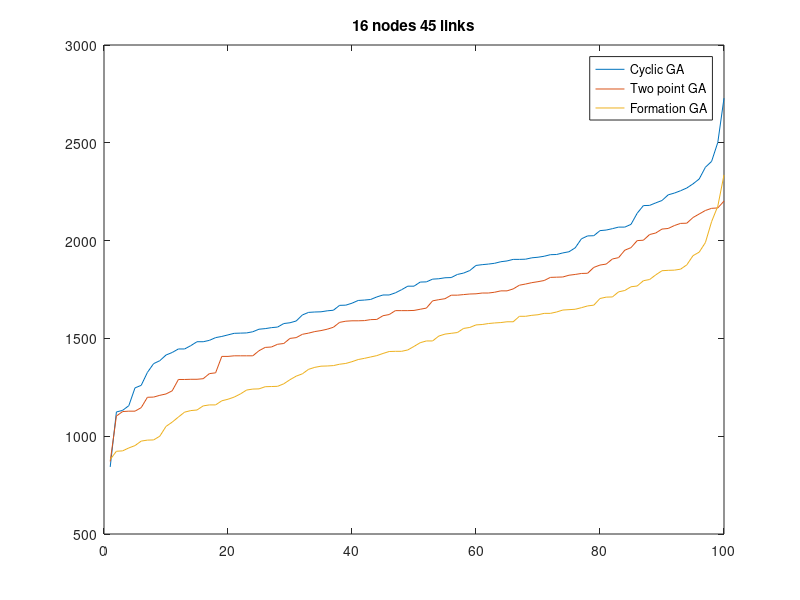

This chart was generated by the following MATLAB code:
clc
clear all
close all

one = [1767        1510        1963        2269        2179        2069        1555        1669        2061        1526        2054        1326        1896        2728        1904        1722        2051        1904        2255        1132        1547        1811        2024        1620        1722        2405        1943        1912        2243        2009        2205        1483        1528        1805        1694        1518        2290        1247        1699        1920        1446        1371        1633        1446        1789        1527        2025        2502        1873         843        1490        1576        1680        1905        2180        1670        1929        1827        1644        1937        1483        1834        2375        1463        1696        1767        2069        1788        1156        1415        1550        1749        1260        1641        2193        1915        1884        1558        1810        1892        1428        1124        1580        1733        1847        1534        1635        2315        1880        1386        2140        1504        1803        1589        1636        2234        1712        1928        2083        1877];
two = [1500        1655        1590        1642        1796        1474        1437        1596        2000        2136        1128        2039        1832        1643        1778        1692        1727        1823        1875        1913        1557        1880        1146        1320        1863        1753        1126        2077        1290        2062        1732        1540        2059        1642        1408        1736        2165        1721        1772        1591        1698        1590        1814        1411        1732        1724        1728        1294        1813        1216        1324        1597        1411        1785        1622        1290        1790        2002        1291        1454        1951        1703        1408        2202        1743        2089        1616        2118        1964        1103        1527        1128        1411        1209         871        1588        1535        1504        1649        1521        2167        2088        1456        1833        2154        1470        1199        1200        1411        1743        1642        2031        1827        1721        1232        1547        1291        1812        1582        1906];
three = [1571        1522        1242        1801        1846        1368         975        2176        1253        1412        1712        1941        1923        1236        1134        1628        1392        1613        1825         925        1268        1645        1050        1098        1876        1342        1649        1704        1160        1372        1711        1621        1487        1618        1352         952        1123        1155        1990        1398        1745        1551        1478        1628        1358         981        1764        1200         980        1160        1359         923        1585        1579        1487        2336        1585        1433        1181        1848        1434         940        1526        1581        1361        1613        1405        1512         881        1670        1254        1459        1307        1556        1000        1530        1635        1854        1289        1241        1738        1216        1441        1576        1434        1657        1423        1569        1666        2097        1189        1381        1647        1131        1072        1319        1255        1849        1795        1768];

% one = 1.0e+04 * [    1.9857    1.8430    2.0966    1.3526    2.1612    2.0706    1.0396    1.9552    2.4871    1.8703    1.5418    2.0927    1.7292    1.7322    2.4978    2.0536    1.9908    2.0199    1.6900    1.4628    1.6481    1.9159    1.5705    2.0505    2.7119    1.3208    1.5628    1.5068    2.6866    1.0292    2.6734    2.5849    1.4164    1.8481    2.0423    2.3272    2.1788    2.1493    2.1045    2.5211    1.6520    1.7393    1.9207    1.0159    2.1069    1.9104    2.0235    1.9630    1.1326    1.7461    1.9427    1.5385    2.6982    2.0174    2.1956    2.1203    1.9409    2.9495    1.3268    1.5080    2.6117    2.0610    1.5829    2.4150    1.9617    1.4388    2.2374    2.3159    0.8807    1.9994    2.1011    1.9143    1.9394    2.0820    1.4140    2.4388    1.9512    1.8610    1.8938    1.7564    2.0689    1.8367    1.7083    2.0794    1.5396    2.3270    1.6302    1.7629    2.9733    1.5618    2.9891    1.4815    2.0859    2.2135    1.7764    2.1518    1.6240    1.5387    2.1921    2.2703];
% two = 1.0e+04 * [    1.1375    1.4501    1.4451    1.6831    1.2624    1.5054    0.9888    1.5996    1.7460    1.8854    1.4930    1.5022    1.1795    1.4893    2.1231    1.3603    1.6262    1.6332    1.8054    2.0048    1.4678    1.5028    1.4836    1.6172    1.3729    1.9390    1.8285    1.0343    1.8508    1.5683    1.9217    1.4080    1.7779    1.2677    1.3245    1.8287    1.9905    2.0541    1.0415    1.3459    1.9013    1.5408    1.2696    1.2271    1.3970    1.2560    1.7811    1.3738    2.0364    1.8624    1.5466    2.4586    1.3148    1.1908    1.6910    1.8394    1.5961    1.5821    1.9532    1.5412    1.9125    1.5118    1.7236    1.7860    1.5245    1.5935    2.2569    1.2108    0.9886    1.5329    1.7467    1.1378    1.5026    1.1848    2.2154    1.6003    1.3056    1.5181    1.7032    1.6732    1.1344    1.4386    1.5631    1.4568    2.0217    1.6944    1.9778    1.8190    1.0498    2.2350    1.1958    1.5809    1.7859    2.0297    0.9648    1.8219    1.4027    1.8448    1.8372    1.5916];
% three = 1.e+04 * [    1.1503    1.1473    1.2617    0.9521    1.4526    1.3040    1.0998    1.0733    1.0679    1.2277    1.1849    1.5248    1.2631    0.7786    1.5996    1.3050    0.8448    1.0388    1.3647    1.3416    1.1887    1.3645    1.4942    1.1441    1.3560    1.4958    1.2988    0.7369    1.2139    1.3510    1.2078    0.9313    1.3411    1.1889    1.2034    1.2587    1.1660    0.8332    1.0131    1.2701    1.1065    1.2213    1.2523    1.5375    1.0470    1.6610    1.2510    1.1947    1.4908    1.6460    1.0664    1.3078    1.3365    1.4702    0.9470    1.5762    1.1533    1.2759    0.9890    0.8642    1.4787    1.4900    1.3161    1.1101    0.9766    1.1295    1.1568    1.2932    1.2496    1.0151    0.9767    1.6526    1.1844    1.6410    0.9338    1.0172    1.0235    1.0003    1.3194    1.7801    1.0660    1.4517    1.5261    1.3060    1.0955    1.2190    1.0356    1.4697    1.3799    1.6200    0.9780    1.5484    1.4441    0.7962    1.2277    0.6706    1.5392    1.3033    1.2467    1.3219];

X = zeros(1,100);
for i = 1 : 100
    X(i) = i;
end

one = sort(one);
two = sort(two);
three = sort(three);
figure;

plot(X,one);
hold on;

plot(X,two);
hold on;

plot(X,three);
title('16 nodes 45 links');
legend('Cyclic GA','Two point GA','Formation GA')